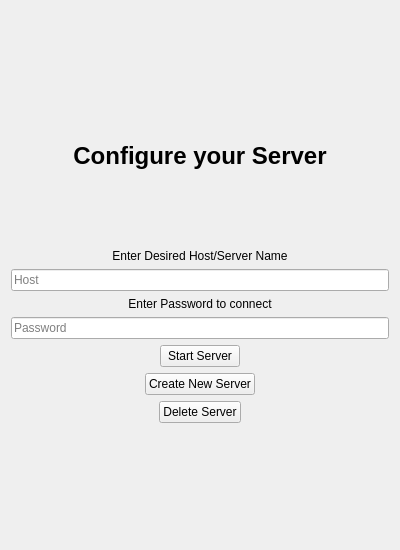
<?xml version="1.0" encoding="UTF-8"?>
<ui version="4.0">
 <class>StartServerWindow</class>
 <widget class="QWidget" name="StartServerWindow">
  <property name="geometry">
   <rect>
    <x>0</x>
    <y>0</y>
    <width>400</width>
    <height>550</height>
   </rect>
  </property>
  <property name="windowTitle">
   <string>Form</string>
  </property>
  <layout class="QVBoxLayout" name="verticalLayout" stretch="2,1,1,0,0,0,1,0,0,0,2">
   <item>
    <spacer name="__Spacer__53">
     <property name="orientation">
      <enum>Qt::Vertical</enum>
     </property>
     <property name="sizeHint" stdset="0">
      <size>
       <width>20</width>
       <height>40</height>
      </size>
     </property>
    </spacer>
   </item>
   <item>
    <widget class="QLabel" name="ConfigureHostLabel">
     <property name="font">
      <font>
       <family>Segoe UI</family>
       <pointsize>18</pointsize>
       <weight>75</weight>
       <bold>true</bold>
      </font>
     </property>
     <property name="text">
      <string>Configure your Server</string>
     </property>
     <property name="alignment">
      <set>Qt::AlignCenter</set>
     </property>
    </widget>
   </item>
   <item>
    <spacer name="__Spacer__55">
     <property name="orientation">
      <enum>Qt::Vertical</enum>
     </property>
     <property name="sizeHint" stdset="0">
      <size>
       <width>20</width>
       <height>40</height>
      </size>
     </property>
    </spacer>
   </item>
   <item>
    <widget class="QLabel" name="HostNameLabel">
     <property name="text">
      <string>Enter Desired Host/Server Name</string>
     </property>
     <property name="alignment">
      <set>Qt::AlignCenter</set>
     </property>
    </widget>
   </item>
   <item>
    <widget class="QLineEdit" name="ServerName">
     <property name="text">
      <string/>
     </property>
     <property name="alignment">
      <set>Qt::AlignLeading|Qt::AlignLeft|Qt::AlignVCenter</set>
     </property>
     <property name="placeholderText">
      <string>Host</string>
     </property>
    </widget>
   </item>
   <item>
    <widget class="QLabel" name="HostPasswordLabel">
     <property name="text">
      <string>Enter Password to connect</string>
     </property>
     <property name="alignment">
      <set>Qt::AlignCenter</set>
     </property>
    </widget>
   </item>
   <item>
    <widget class="QLineEdit" name="ServerPassword">
     <property name="inputMask">
      <string/>
     </property>
     <property name="text">
      <string/>
     </property>
     <property name="echoMode">
      <enum>QLineEdit::Password</enum>
     </property>
     <property name="placeholderText">
      <string>Password</string>
     </property>
    </widget>
   </item>
   <item>
    <widget class="QFrame" name="StartServerFrame">
     <property name="frameShape">
      <enum>QFrame::NoFrame</enum>
     </property>
     <property name="frameShadow">
      <enum>QFrame::Raised</enum>
     </property>
     <layout class="QHBoxLayout" name="horizontalLayout_3">
      <property name="spacing">
       <number>0</number>
      </property>
      <property name="leftMargin">
       <number>0</number>
      </property>
      <property name="topMargin">
       <number>0</number>
      </property>
      <property name="rightMargin">
       <number>0</number>
      </property>
      <property name="bottomMargin">
       <number>0</number>
      </property>
      <item>
       <widget class="QPushButton" name="StartServerButton">
        <property name="sizePolicy">
         <sizepolicy hsizetype="Maximum" vsizetype="Fixed">
          <horstretch>0</horstretch>
          <verstretch>0</verstretch>
         </sizepolicy>
        </property>
        <property name="text">
         <string>Start Server</string>
        </property>
       </widget>
      </item>
     </layout>
    </widget>
   </item>
   <item>
    <widget class="QFrame" name="CreateNewServerFrame">
     <property name="frameShape">
      <enum>QFrame::NoFrame</enum>
     </property>
     <property name="frameShadow">
      <enum>QFrame::Raised</enum>
     </property>
     <layout class="QHBoxLayout" name="horizontalLayout_2">
      <property name="spacing">
       <number>0</number>
      </property>
      <property name="leftMargin">
       <number>0</number>
      </property>
      <property name="topMargin">
       <number>0</number>
      </property>
      <property name="rightMargin">
       <number>0</number>
      </property>
      <property name="bottomMargin">
       <number>0</number>
      </property>
      <item>
       <widget class="QPushButton" name="CreateNewServerButton">
        <property name="sizePolicy">
         <sizepolicy hsizetype="Maximum" vsizetype="Fixed">
          <horstretch>0</horstretch>
          <verstretch>0</verstretch>
         </sizepolicy>
        </property>
        <property name="text">
         <string>Create New Server</string>
        </property>
       </widget>
      </item>
     </layout>
    </widget>
   </item>
   <item>
    <widget class="QFrame" name="DeleteServerFrame">
     <property name="frameShape">
      <enum>QFrame::NoFrame</enum>
     </property>
     <property name="frameShadow">
      <enum>QFrame::Raised</enum>
     </property>
     <layout class="QHBoxLayout" name="horizontalLayout">
      <property name="spacing">
       <number>0</number>
      </property>
      <property name="leftMargin">
       <number>0</number>
      </property>
      <property name="topMargin">
       <number>0</number>
      </property>
      <property name="rightMargin">
       <number>0</number>
      </property>
      <property name="bottomMargin">
       <number>0</number>
      </property>
      <item>
       <widget class="QPushButton" name="DeleteServerButton">
        <property name="sizePolicy">
         <sizepolicy hsizetype="Maximum" vsizetype="Fixed">
          <horstretch>0</horstretch>
          <verstretch>0</verstretch>
         </sizepolicy>
        </property>
        <property name="maximumSize">
         <size>
          <width>16777215</width>
          <height>16777215</height>
         </size>
        </property>
        <property name="styleSheet">
         <string notr="true"/>
        </property>
        <property name="text">
         <string>Delete Server</string>
        </property>
       </widget>
      </item>
     </layout>
    </widget>
   </item>
   <item>
    <spacer name="__Spacer__54">
     <property name="orientation">
      <enum>Qt::Vertical</enum>
     </property>
     <property name="sizeHint" stdset="0">
      <size>
       <width>20</width>
       <height>40</height>
      </size>
     </property>
    </spacer>
   </item>
  </layout>
 </widget>
 <resources/>
 <connections/>
</ui>
